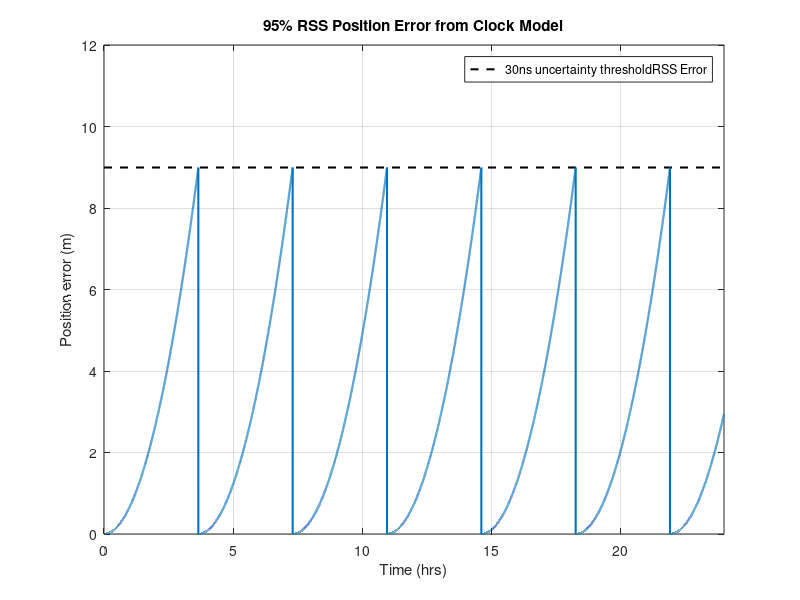

Source code (MATLAB):
%% reset
clc, clear, close all

%% init
a_hi = 9e-10 / (86400 * 30);
a_lo = 6e-10 / (86400 * 30);
E = @(t, a) 1/2 * a * t.^2;
t = 1:1:3600*24;
c = 299792458;

%% plot
figure();
plot([0 t(end)/3600], [30e-9 30e-9]*c, 'k--', 'LineWidth', 1.5); hold on;
% patch([t flip(t)]/3600, [E(t, a_lo) flip(E(t, a_hi))], 'cyan', 'FaceAlpha', 0.5);
plot(t/3600, E(mod(t,13146), a_hi)*c, 'LineWidth', 1.5);
axis([0 t(end)/3600 0 12]);
grid on;
xlabel("Time (hrs)"); ylabel("Position error (m)");
title("95% RSS Position Error from Clock Model");
legend(["30ns uncertainty threshold", "RSS Error"], 'location', 'best');